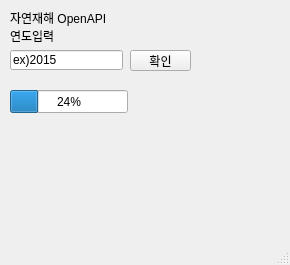
<?xml version="1.0" encoding="UTF-8"?>
<ui version="4.0">
 <class>MainWindow</class>
 <widget class="QMainWindow" name="MainWindow">
  <property name="geometry">
   <rect>
    <x>0</x>
    <y>0</y>
    <width>290</width>
    <height>265</height>
   </rect>
  </property>
  <property name="windowTitle">
   <string>MainWindow</string>
  </property>
  <widget class="QWidget" name="centralwidget">
   <widget class="QLabel" name="label">
    <property name="geometry">
     <rect>
      <x>10</x>
      <y>10</y>
      <width>131</width>
      <height>16</height>
     </rect>
    </property>
    <property name="text">
     <string>자연재해 OpenAPI</string>
    </property>
   </widget>
   <widget class="QPushButton" name="pushButton">
    <property name="geometry">
     <rect>
      <x>130</x>
      <y>50</y>
      <width>61</width>
      <height>21</height>
     </rect>
    </property>
    <property name="text">
     <string>확인</string>
    </property>
   </widget>
   <widget class="QLineEdit" name="lineEdit">
    <property name="geometry">
     <rect>
      <x>10</x>
      <y>50</y>
      <width>113</width>
      <height>20</height>
     </rect>
    </property>
    <property name="text">
     <string>ex)2015</string>
    </property>
   </widget>
   <widget class="QLabel" name="label_2">
    <property name="geometry">
     <rect>
      <x>10</x>
      <y>30</y>
      <width>56</width>
      <height>12</height>
     </rect>
    </property>
    <property name="text">
     <string>연도입력</string>
    </property>
   </widget>
   <widget class="QProgressBar" name="progressBar">
    <property name="geometry">
     <rect>
      <x>10</x>
      <y>90</y>
      <width>118</width>
      <height>23</height>
     </rect>
    </property>
    <property name="value">
     <number>24</number>
    </property>
   </widget>
  </widget>
  <widget class="QMenuBar" name="menubar">
   <property name="geometry">
    <rect>
     <x>0</x>
     <y>0</y>
     <width>290</width>
     <height>21</height>
    </rect>
   </property>
  </widget>
  <widget class="QStatusBar" name="statusbar"/>
 </widget>
 <resources/>
 <connections/>
</ui>
